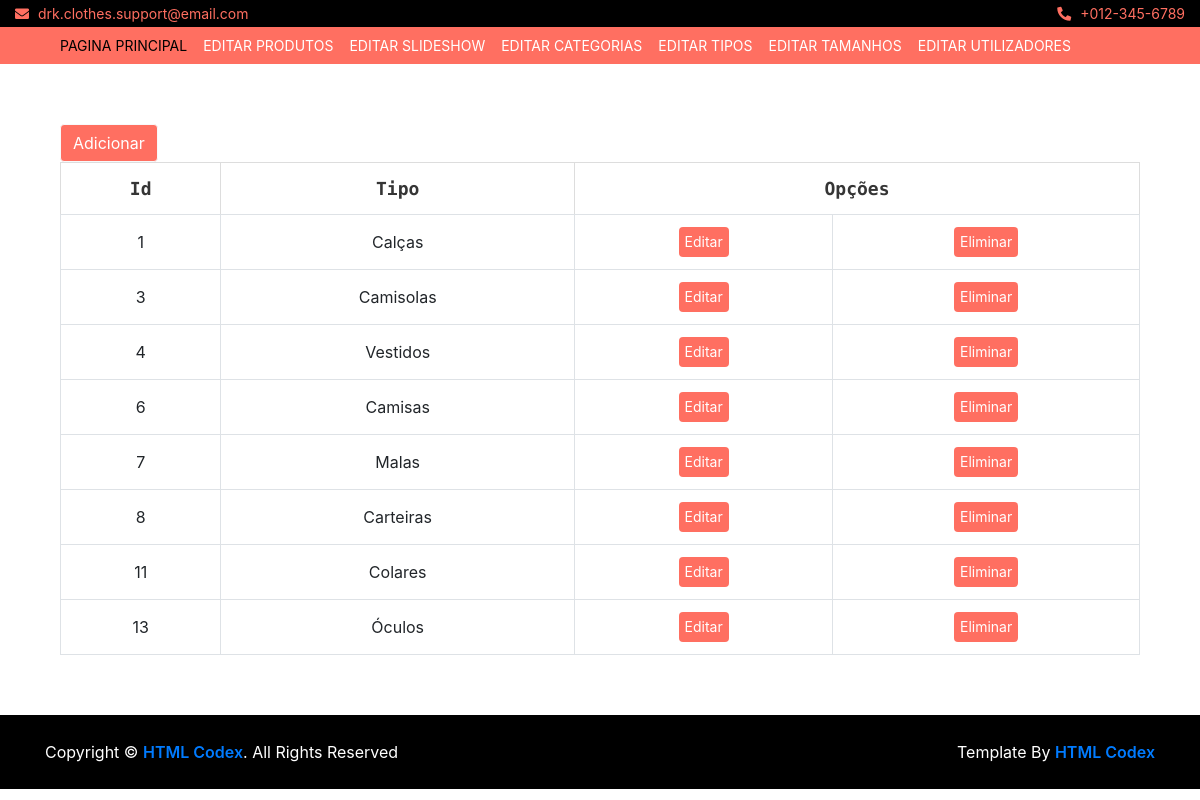
The app's page /admin/type-list.php with its own data.
### tables this page shows
CREATE TABLE `tipos`  (
  `tipoId` int(11) NOT NULL AUTO_INCREMENT,
  `tipoNome` varchar(45) NOT NULL,
  PRIMARY KEY (`tipoId`) USING BTREE
);

### admin/type-list.php (the view, shortened to what this page needs)
<?php
include_once ("includes/body.inc.php");
?>
<head>
    <link rel="stylesheet" href="https://stackpath.bootstrapcdn.com/bootstrap/4.5.0/css/bootstrap.min.css">
</head>
<body>
<div class="wishlist-page">
    <div class="container-fluid">
        <div class="wishlist-page-inner">
            <div class="row">
                <div class="col-md-12">
                    <div class="table-responsive">
                        <div class="container">
                            <?php
                            echo "<button type='button' class='btn btn-light' onclick=\"add();\" style='background: #FF6F61; color: #FFF'>Adicionar</button>";
                            ?>
                            <table class="table table-bordered">
                                <tr>
                                    <thead class="thead-dark">
                                        <th align='center'>Id</th>
                                        <th align='center'>Tipo</th>
                                        <th colspan="4" align='center'>Opções</th>
                                    </thead>
                                    </tr>
                                        <tr>
                                            <?php
                                            $sql="Select tipoId,tipoNome from tipos";
                                            $result=mysqli_query($con,$sql);
                                                while($dados=mysqli_fetch_array($result)){
                                                    echo "<tr>";
                                                    echo "<td align='center'>".$dados['tipoId']."</td>";
                                                    echo "<td align='center'>".$dados['tipoNome']."</td>";
                                                    echo "<td align='center'><button type='button' class='btn-cart' onclick=\"confirmEdit(".$dados['tipoId'].");\">Editar</button></td>";
                                                    echo "<td align='center'><button type='button' class='btn-cart' onclick=\"confirmDelete(".$dados['tipoId'].");\">Eliminar</button></td>";
                                                    echo "</tr>";
                                                }
                                            ?>
                                        </tr>
                            </table>
                        </div>
                    </div>
                </div>
            </div>
        </div>
    </div>
</div>
</body>

### admin/css/style.css (style rules this page uses)
body { color: #353535; font-family: 'Open Sans', sans-serif; font-weight: 400; background: #f3f6ff; }
@media (min-width: 992px) { .container-fluid { padding-right: 60px; padding-left: 60px; } }
.btn { color: #FF6F61; background: #ffffff; border: 1px solid #FF6F61; }
.wishlist-page { position: relative; padding: 30px 0; }
.wishlist-page .wishlist-page-inner { padding: 30px; background: #ffffff; }
.wishlist-page .table { width: 100%; text-align: center; margin-bottom: 0; }
.wishlist-page .table .thead-dark th { font-family: 'Source Code Pro', monospace; font-size: 18px; font-weight: 700; color: #353535; text-align: center; background: transparent; border-color: #dddddd; border-bottom: none; vertical-align: middle; }
.wishlist-page .table td { font-size: 16px; vertical-align: middle; }
.wishlist-page .table button { width: 30px; height: 30px; font-size: 14px; text-align: center; color: #ffffff; background: #FF6F61; border: none; border-radius: 4px; }
.wishlist-page .table button.btn-cart { width: auto; }

### records on screen
tipos: tipoId "1", tipoNome "Calças"
tipos: tipoId "3", tipoNome "Camisolas"
tipos: tipoId "4", tipoNome "Vestidos"
tipos: tipoId "6", tipoNome "Camisas"
tipos: tipoId "7", tipoNome "Malas"
tipos: tipoId "8", tipoNome "Carteiras"
tipos: tipoId "11", tipoNome "Colares"
tipos: tipoId "13", tipoNome "Óculos"
